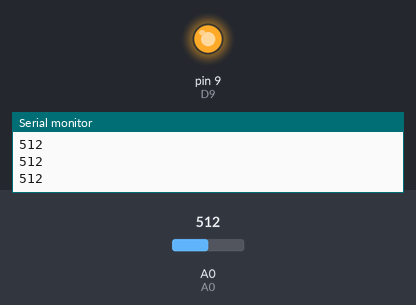
Simulated run of this sketch. Board: Arduino Uno, built with avr-gcc and run on an emulated ATmega328P. Parts: output pins drawn as LEDs (lit = HIGH), the last lines printed to the serial monitor. Dashed ring = blinking. The inputs (shaded band) are chosen by the test bench; at power-on: A0 = 512.

Above: at 1.2 s.
1.3 s: A0 set to 989
2.8 s: A0 set to 1015
At 3.15 s:
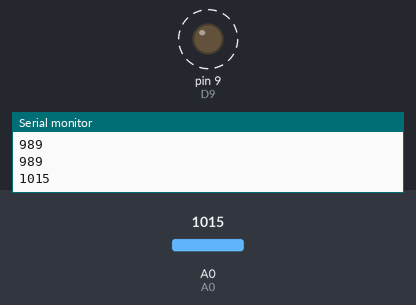
5.8 s: A0 set to 990
At 5.8 s:
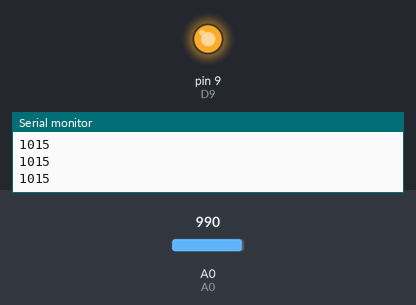
7.3 s: A0 set to 1010
At 7.95 s:
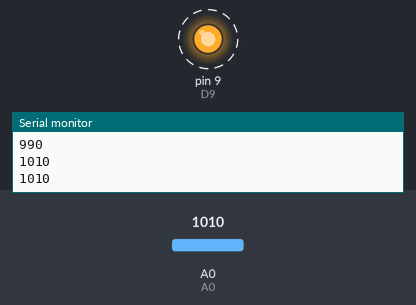
Timing chart, 0 to 11.3 s (numbered marks = the images above; inputs shaded):
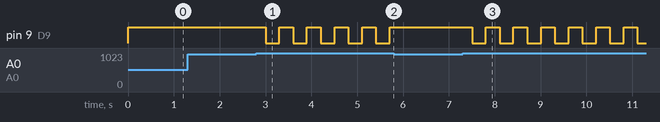

Measured:
- the behaviour switches between 1000 and 1001 on A0 (found by bisection; images 0 and 1)
- after the input at 2.8 s, pin 9 (D9): alternates HIGH for 0.30 s and LOW for 0.30 s, starting after 0.20 s
- after the input at 5.8 s, pin 9 (D9): stops changing and stays HIGH
- after the input at 7.3 s, pin 9 (D9): alternates HIGH for 0.30 s and LOW for 0.30 s, starting after 0.21 s

The sketch:

RELE_Control_Lampara_con_Boton_memoria_v2.ino
```cpp
//control de LAMPARA CON BOTÓN MEMORIA Y RELE  v.2
//JAVIER S.
//Una lámpara conectada al RELE es controlado por un botón
//Mientras se presiona el botón la lampara se enciende y al soltarlo se apaga


//CONEXIONES RELE-ARDUINO

//RELE D+  - a 5V Arduino
//RELE D-  - a GND Arduino
//RELE IN  - a D9 Arduino

/*** Global variables ***/
int estado_pulsador=1023; //el pulsador pulsado=1023, no = 0
int estado_lampara= HIGH;     // lampara ON=1, OFF=0


void setup() {
  pinMode(A0,INPUT); //A0 = ESTADO DEL PULSADOR
  pinMode(9,OUTPUT); //D9 = SEÑAL DE CONTROL que entra en RELE
  Serial.begin(9600);
  }

void loop() {
  estado_pulsador=analogRead(A0);
  Serial.println(estado_pulsador);

  if ((estado_pulsador >1000) && (estado_lampara == HIGH)) {
    estado_lampara = LOW;
    }
  else if ((estado_pulsador >1000) && (estado_lampara == LOW)) {
    estado_lampara = HIGH;
    }
  digitalWrite(9,estado_lampara);
  delay(300);
  }
```
